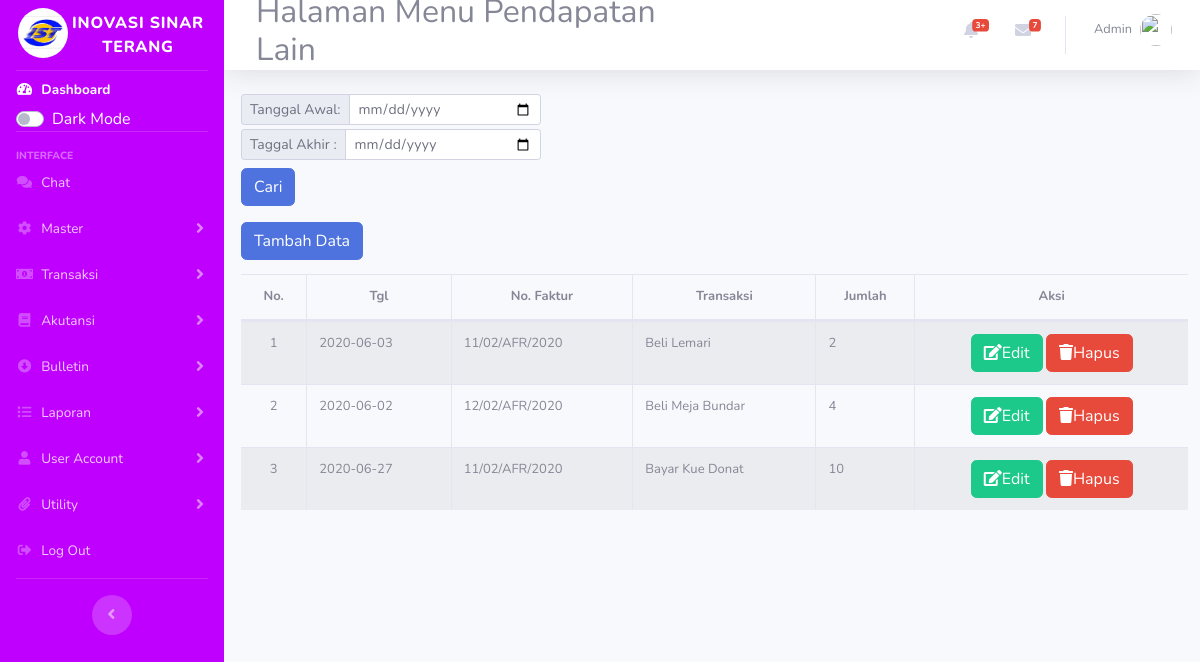
The app's page /index.php/pendapatan with its own data.
### tables this page shows
CREATE TABLE `pendapatanlain` (
  `id` int(11) NOT NULL,
  `tgl` varchar(50) NOT NULL,
  `no_faktur` varchar(50) NOT NULL,
  `transaksi` varchar(50) NOT NULL,
  `jumlah` varchar(50) NOT NULL
);

### application/controllers/Pendapatan.php (called while the page is built, shortened)
<?php
class Pendapatan extends CI_Controller {
    public function __construct(){
        $this->load->model('m_pendapatanlain');
        $this->load->library('form_validation');
    }
    public function index(){
        $topik['judul'] = 'Halaman Menu Pendapatan Lain';
        $data['pendapatanlain'] = $this->m_pendapatanlain->tampil_data();
        $this->load->view('templates/header',$topik);
        $this->load->view('pendapatanlain/index',$data);
        $this->load->view('templates/footer');
    }
}

### index.php (called while the page is built, shortened)
<?php
require_once BASEPATH.'core/CodeIgniter.php';

### application/models/M_pendapatanlain.php (called while the page is built, shortened)
<?php
class M_pendapatanlain extends CI_Model{
    public function tampil_data(){
        return $this->db->get('pendapatanlain')->result_array();
    }
}

### application/views/pendapatanlain/index.php (the view, shortened to what this page needs)
<div class="content-wrapper col-12">
<section class="content-header ml mt-2 auto">
<div style="margin-left:5px">
<div class="">
<div class="row">
<div class="col-lg-4">
            <form action="<?= base_url('');?>" method="post">
                <div class="input-group input-group-sm">
                    <div class="input-group-prepend">
                        <label for="weekending" class="input-group-text">Tanggal Awal:</label>
                    </div>
                    <input type="date" name="name" id="name" class="form-control form-control-sm">
                </div>
                <div class="input-group input-group-sm mt-1">
                    <div class="input-group-prepend">
                        <label for="namawin2mgr" class="input-group-text">Taggal Akhir :</label>
                    </div>
                    <input type="date" name="jenis_kendaraan" id="jenis_kendaraan" class="form-control form-control-sm">
                </div>
                <button type="submit" class="btn btn-primary mb-2 mt-2">Cari</button>
            </form>
        </div>
</div>
<a href="<?= base_url('pendapatan/tambah');?>" class="btn btn-primary mb-2 mt-2">Tambah Data</a>
<div class="table-responsive">
<table id="mytable" class="table table-striped table-bordered table-hover table-full-width dataTable" cellspacing="0" width="" style="font-size: small;">
        <thead>
            <tr style="text-align:center">
                <th>No.</th>
                <th>Tgl</th>
                <th>No. Faktur</th>
                <th>Transaksi</th>
                <th>Jumlah</th>
                <th>Aksi</th>
            </tr>
        </thead>
        <tbody>
            <?php $i=1;?>
            <?php foreach ($pendapatanlain as $pen): ?>
            <tr>
                <td style="text-align:center">
                    <?php echo $i;?>
                </td>
                <td>
                    <?php echo $pen['tgl'] ?>
                </td>
                <td>
                    <?php echo $pen['no_faktur'] ?>
                </td>
                <td>
                    <?php echo $pen['transaksi'] ?>
                </td>
                <td width="">
                    <?php echo $pen['jumlah'] ?>
                </td>
                <td style="text-align:center">
                    <a href="<?php echo base_url();?>pendapatan/edit/<?= $pen['id'];?>" class="btn btn-success" style=""><i class="fa fa-edit"></i>Edit</i></a>
                    <a href="<?= base_url();?>pendapatan/hapus/<?= $pen['id'];?>" class="btn btn-danger " style="" onclick="return confirm('Yakin ingin dihapus?');"><i class="fa fa-trash"></i>Hapus</a>
                </td>
            </tr>
            <?php $i++;?>
            <?php endforeach; ?>
        </tbody>
    </table>
    </div>
</div>

### records on screen
pendapatanlain: tgl "2020-06-03", no_faktur "11/02/AFR/2020", transaksi "Beli Lemari", jumlah "2"
pendapatanlain: tgl "2020-06-02", no_faktur "12/02/AFR/2020", transaksi "Beli Meja Bundar", jumlah "4"
pendapatanlain: tgl "2020-06-27", no_faktur "11/02/AFR/2020", transaksi "Bayar Kue Donat", jumlah "10"
